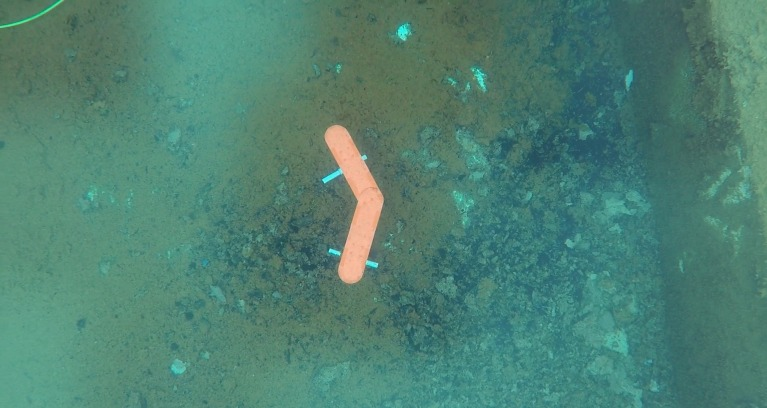
#> input picture arrow_new.jpg, 767 x 408 px
$ python arrow_main.py
#> lines starting #> are read from the running program, lines starting #| are printed output that depends on the picture
import sys
import cv2
import numpy as np
import math as m
# [101 lines left out: functions line_solver, those_point, arrow_sep_bycolor, angle_finder, compressor, line_detect and 2 more, not called in this run]
img=cv2.imread("arrow_new.jpg")
#> img is the input picture: shape (408, 767, 3); mean B, G, R 114.4, 129.2, 78.6
img_up=cv2.imread("arrow_new_up.jpg")
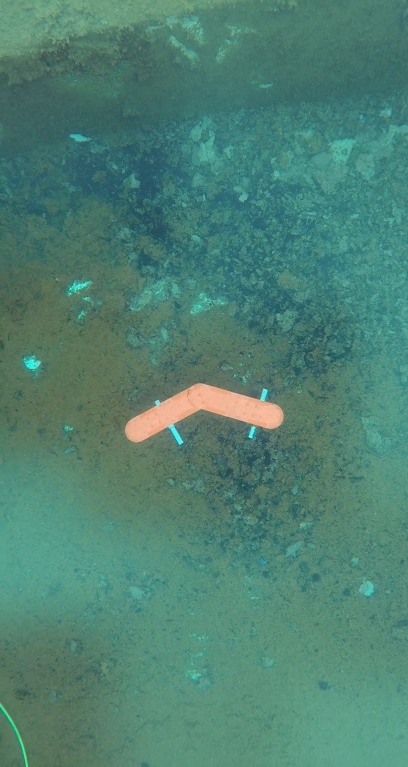
#> input picture arrow_new_up.jpg, 408 x 767 px
#> img_up is the input picture: shape (767, 408, 3); mean B, G, R 114.4, 129.2, 78.6
img_dwn=cv2.imread("arrow_new_down.jpg")
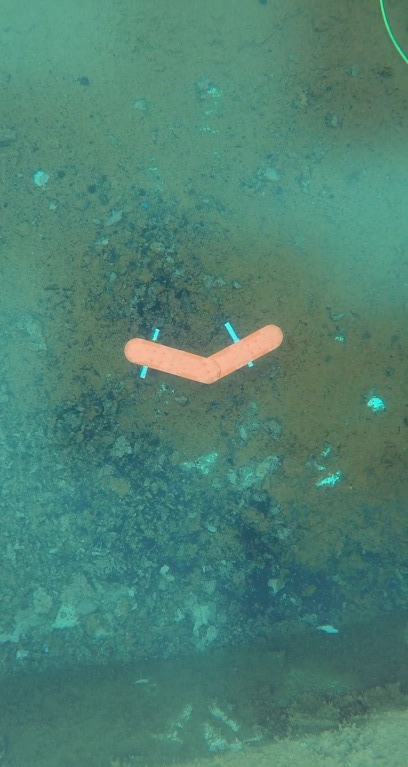
#> input picture arrow_new_down.jpg, 408 x 767 px
#> img_dwn is the input picture: shape (767, 408, 3); mean B, G, R 114.4, 129.2, 78.6
img_ri=cv2.imread("arrow_new_ri.jpg")
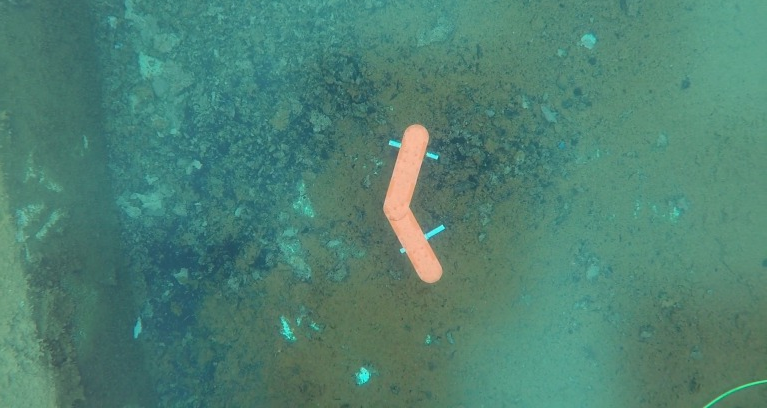
#> input picture arrow_new_ri.jpg, 767 x 408 px
#> img_ri is the input picture: shape (408, 767, 3); mean B, G, R 114.4, 129.2, 78.6
kernel = np.ones((5, 5), np.uint8)
def menu(source):
    ans='y'
    while ans=='y':
            print("press 1 to get angle")
            print()
            print("Angle in 1st , 4th quad measured from vertical are positive")
            print("Angle in 2nd , 3rd quad measured from vertical are negative")
            ch=int(input("Enter\t"))
#> the answer given: 3
            if ch == 1:
                process1 = arrow_sep_bycolor(source)
                process2 = compressor(process1)
                arr = line_detect(process2)
                rho = polygon_create(arr)
                diag = diagonals_locater(rho)
                fin = those_point(diag, arr)
                x1, y1 = fin[1][1]
                x2, y2 = fin[1][2]
                n1, n2 = int(x1), int(y1)   #may not show that exact line coz rounded off
                m1, m2 = int(x2), int(y2)   #but angle would be correct
                point1 = (n1, n2)
                point2 = (m1, m2)
                print(angle_finder(fin))
                x = img_dwn.copy()
                cv2.line(x, point1, point2, (0, 0, 255), 1) #RED
                cv2.imshow("win1", x)
            else : print("WTF")
            if cv2.waitKey(0) & 0xff == ord('q'):
#> (key q is pressed here)
                cv2.destroyAllWindows()
            ans = input("DO YOU WANt to Continue??(y/n)\t")
#> the answer given: n
menu(img_dwn)
